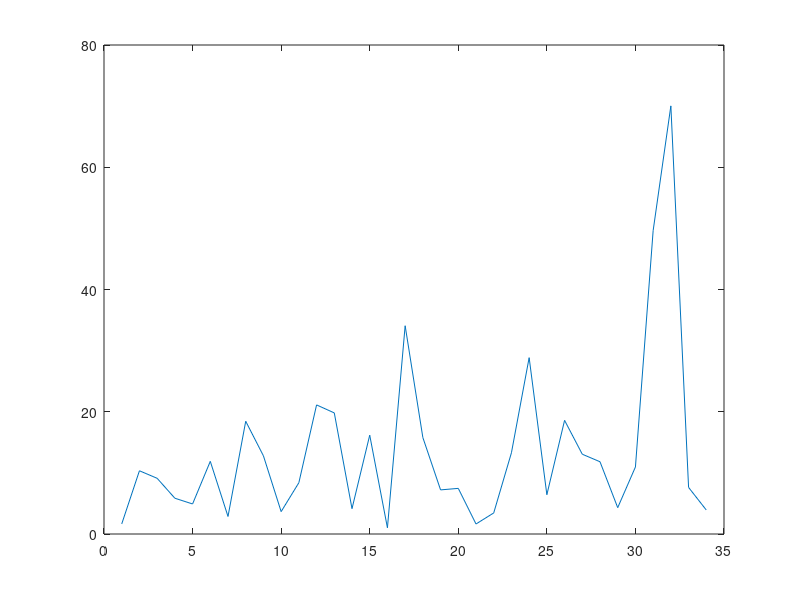

MATLAB code to generate this figure: (Note: this script raises an error after producing the figure.)
clear
close all

d = importdata('full_timeseries_1000000.dat');
d_sampled = @(interval) d(1:interval:end);

% Calculate averages over len-sized times
avgs = @(x, len) conv(x, ones(1,len)./len);
sample = @(x, interval, len) x(len/2:interval:end-len/2);

report_rate = 10;
sample_interval = 3000;
sample_length = 1000;
d_simul = sample(avgs(d_sampled(report_rate),sample_length), sample_interval, sample_length);

h(1) = figure();
plot(d_simul)

h(2) = figure();
autocorr(d_simul, length(d_simul)-1);
%plot(acf)